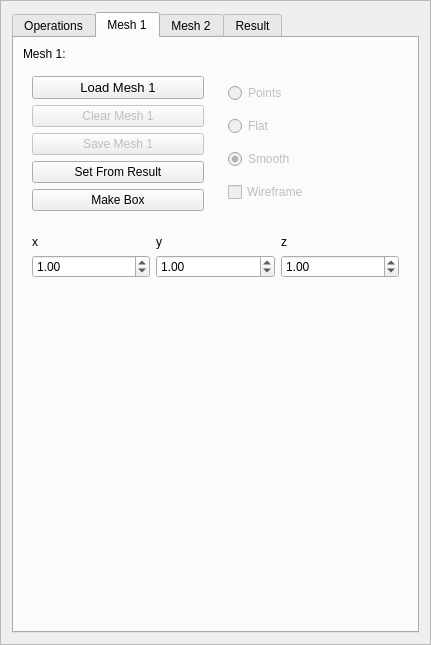
<?xml version="1.0" encoding="UTF-8"?>
<ui version="4.0">
 <class>BooleansManager</class>
 <widget class="QFrame" name="BooleansManager">
  <property name="geometry">
   <rect>
    <x>0</x>
    <y>0</y>
    <width>411</width>
    <height>645</height>
   </rect>
  </property>
  <property name="windowTitle">
   <string>Frame</string>
  </property>
  <property name="frameShape">
   <enum>QFrame::StyledPanel</enum>
  </property>
  <property name="frameShadow">
   <enum>QFrame::Raised</enum>
  </property>
  <layout class="QGridLayout" name="gridLayout_14">
   <item row="0" column="0">
    <widget class="QTabWidget" name="tabWidget">
     <property name="currentIndex">
      <number>1</number>
     </property>
     <widget class="QWidget" name="operationsTab">
      <attribute name="title">
       <string>Operations</string>
      </attribute>
      <layout class="QGridLayout" name="gridLayout_15">
       <item row="3" column="0">
        <widget class="QFrame" name="frame_3">
         <property name="frameShape">
          <enum>QFrame::StyledPanel</enum>
         </property>
         <property name="frameShadow">
          <enum>QFrame::Raised</enum>
         </property>
         <layout class="QGridLayout" name="gridLayout_10">
          <item row="0" column="0">
           <widget class="QCheckBox" name="mesh1CheckBox">
            <property name="text">
             <string>Mesh 1</string>
            </property>
           </widget>
          </item>
          <item row="0" column="1">
           <widget class="QCheckBox" name="mesh2CheckBox">
            <property name="text">
             <string>Mesh 2</string>
            </property>
           </widget>
          </item>
          <item row="0" column="2">
           <widget class="QCheckBox" name="resultCheckBox">
            <property name="text">
             <string>Result</string>
            </property>
           </widget>
          </item>
          <item row="1" column="0">
           <widget class="QLabel" name="label_3">
            <property name="text">
             <string>Translation</string>
            </property>
           </widget>
          </item>
          <item row="2" column="0" colspan="3">
           <widget class="QFrame" name="frame">
            <property name="frameShape">
             <enum>QFrame::StyledPanel</enum>
            </property>
            <property name="frameShadow">
             <enum>QFrame::Raised</enum>
            </property>
            <layout class="QGridLayout" name="gridLayout_2">
             <item row="0" column="1">
              <widget class="QPushButton" name="plusYButton">
               <property name="text">
                <string>+Y</string>
               </property>
              </widget>
             </item>
             <item row="0" column="2">
              <widget class="QPushButton" name="minusZButton">
               <property name="text">
                <string>-Z</string>
               </property>
              </widget>
             </item>
             <item row="1" column="0">
              <widget class="QPushButton" name="minusXButton">
               <property name="text">
                <string>-X</string>
               </property>
              </widget>
             </item>
             <item row="1" column="1">
              <widget class="QDoubleSpinBox" name="stepSpinBox">
               <property name="decimals">
                <number>4</number>
               </property>
               <property name="maximum">
                <double>200.000000000000000</double>
               </property>
               <property name="singleStep">
                <double>0.500000000000000</double>
               </property>
               <property name="value">
                <double>0.500000000000000</double>
               </property>
              </widget>
             </item>
             <item row="1" column="2">
              <widget class="QPushButton" name="plusXButton">
               <property name="text">
                <string>+X</string>
               </property>
              </widget>
             </item>
             <item row="2" column="0">
              <widget class="QPushButton" name="plusZButton">
               <property name="text">
                <string>+Z</string>
               </property>
              </widget>
             </item>
             <item row="2" column="1">
              <widget class="QPushButton" name="minusYButton">
               <property name="text">
                <string>-Y</string>
               </property>
              </widget>
             </item>
            </layout>
           </widget>
          </item>
          <item row="5" column="0">
           <widget class="QLabel" name="label_19">
            <property name="text">
             <string>Scale</string>
            </property>
           </widget>
          </item>
          <item row="3" column="0">
           <widget class="QLabel" name="label_6">
            <property name="text">
             <string>Rotation</string>
            </property>
           </widget>
          </item>
          <item row="4" column="0" colspan="3">
           <widget class="QFrame" name="frame_4">
            <property name="frameShape">
             <enum>QFrame::StyledPanel</enum>
            </property>
            <property name="frameShadow">
             <enum>QFrame::Raised</enum>
            </property>
            <layout class="QGridLayout" name="gridLayout_9">
             <item row="0" column="0" colspan="2">
              <widget class="QLabel" name="label_8">
               <property name="text">
                <string>Axis:</string>
               </property>
              </widget>
             </item>
             <item row="0" column="2">
              <widget class="QLabel" name="label_12">
               <property name="text">
                <string>Angle (Grad)</string>
               </property>
              </widget>
             </item>
             <item row="1" column="0">
              <widget class="QLabel" name="label_9">
               <property name="text">
                <string>X</string>
               </property>
              </widget>
             </item>
             <item row="1" column="1">
              <widget class="QDoubleSpinBox" name="axisXSpinBox">
               <property name="decimals">
                <number>5</number>
               </property>
               <property name="minimum">
                <double>-1.000000000000000</double>
               </property>
               <property name="maximum">
                <double>1.000000000000000</double>
               </property>
               <property name="singleStep">
                <double>0.100000000000000</double>
               </property>
               <property name="value">
                <double>1.000000000000000</double>
               </property>
              </widget>
             </item>
             <item row="1" column="2">
              <widget class="QDoubleSpinBox" name="angleSpinBox">
               <property name="minimum">
                <double>-360.000000000000000</double>
               </property>
               <property name="maximum">
                <double>360.000000000000000</double>
               </property>
               <property name="value">
                <double>90.000000000000000</double>
               </property>
              </widget>
             </item>
             <item row="2" column="0">
              <widget class="QLabel" name="label_10">
               <property name="text">
                <string>Y</string>
               </property>
              </widget>
             </item>
             <item row="2" column="1">
              <widget class="QDoubleSpinBox" name="axisYSpinBox">
               <property name="decimals">
                <number>5</number>
               </property>
               <property name="minimum">
                <double>-1.000000000000000</double>
               </property>
               <property name="maximum">
                <double>1.000000000000000</double>
               </property>
               <property name="singleStep">
                <double>0.100000000000000</double>
               </property>
              </widget>
             </item>
             <item row="2" column="2">
              <widget class="QPushButton" name="rotateButton">
               <property name="text">
                <string>Rotate</string>
               </property>
              </widget>
             </item>
             <item row="3" column="0">
              <widget class="QLabel" name="label_11">
               <property name="text">
                <string>Z</string>
               </property>
              </widget>
             </item>
             <item row="3" column="1">
              <widget class="QDoubleSpinBox" name="axisZSpinBox">
               <property name="decimals">
                <number>5</number>
               </property>
               <property name="minimum">
                <double>-1.000000000000000</double>
               </property>
               <property name="maximum">
                <double>1.000000000000000</double>
               </property>
               <property name="singleStep">
                <double>0.100000000000000</double>
               </property>
              </widget>
             </item>
             <item row="3" column="2">
              <widget class="QPushButton" name="undoRotateButton">
               <property name="enabled">
                <bool>false</bool>
               </property>
               <property name="text">
                <string>Undo</string>
               </property>
              </widget>
             </item>
            </layout>
           </widget>
          </item>
          <item row="6" column="0" colspan="3">
           <widget class="QFrame" name="frame_7">
            <property name="frameShape">
             <enum>QFrame::StyledPanel</enum>
            </property>
            <property name="frameShadow">
             <enum>QFrame::Raised</enum>
            </property>
            <layout class="QGridLayout" name="gridLayout_18">
             <item row="1" column="2">
              <widget class="QDoubleSpinBox" name="scaleZSpinBox">
               <property name="decimals">
                <number>6</number>
               </property>
               <property name="maximum">
                <double>1000000.000000000000000</double>
               </property>
               <property name="value">
                <double>1.000000000000000</double>
               </property>
              </widget>
             </item>
             <item row="0" column="0">
              <widget class="QLabel" name="label_20">
               <property name="text">
                <string>x:</string>
               </property>
              </widget>
             </item>
             <item row="0" column="1">
              <widget class="QLabel" name="label_21">
               <property name="text">
                <string>y:</string>
               </property>
              </widget>
             </item>
             <item row="0" column="2">
              <widget class="QLabel" name="label_22">
               <property name="text">
                <string>z:</string>
               </property>
              </widget>
             </item>
             <item row="1" column="0">
              <widget class="QDoubleSpinBox" name="scaleXSpinBox">
               <property name="decimals">
                <number>6</number>
               </property>
               <property name="maximum">
                <double>100000.000000000000000</double>
               </property>
               <property name="value">
                <double>1.000000000000000</double>
               </property>
              </widget>
             </item>
             <item row="1" column="1">
              <widget class="QDoubleSpinBox" name="scaleYSpinBox">
               <property name="decimals">
                <number>6</number>
               </property>
               <property name="maximum">
                <double>100000.000000000000000</double>
               </property>
               <property name="value">
                <double>1.000000000000000</double>
               </property>
              </widget>
             </item>
             <item row="2" column="2">
              <widget class="QPushButton" name="scalePushButton">
               <property name="text">
                <string>Scale</string>
               </property>
              </widget>
             </item>
            </layout>
           </widget>
          </item>
         </layout>
        </widget>
       </item>
       <item row="2" column="0">
        <widget class="QLabel" name="label_7">
         <property name="text">
          <string>Transformations</string>
         </property>
        </widget>
       </item>
       <item row="0" column="0">
        <widget class="QLabel" name="label_4">
         <property name="text">
          <string>Boolean Operations: </string>
         </property>
        </widget>
       </item>
       <item row="1" column="0">
        <widget class="QFrame" name="frame_2">
         <property name="frameShape">
          <enum>QFrame::StyledPanel</enum>
         </property>
         <property name="frameShadow">
          <enum>QFrame::Raised</enum>
         </property>
         <layout class="QGridLayout" name="gridLayout">
          <item row="0" column="0">
           <widget class="QPushButton" name="intersectionButton">
            <property name="text">
             <string>Intersection</string>
            </property>
           </widget>
          </item>
          <item row="0" column="1">
           <widget class="QPushButton" name="differenceButton">
            <property name="text">
             <string>Difference</string>
            </property>
           </widget>
          </item>
          <item row="0" column="2">
           <widget class="QPushButton" name="unionButton">
            <property name="text">
             <string>Union</string>
            </property>
           </widget>
          </item>
          <item row="0" column="3">
           <widget class="QPushButton" name="mergePushButton">
            <property name="text">
             <string>Merge</string>
            </property>
           </widget>
          </item>
         </layout>
        </widget>
       </item>
       <item row="4" column="0">
        <spacer name="verticalSpacer">
         <property name="orientation">
          <enum>Qt::Vertical</enum>
         </property>
         <property name="sizeHint" stdset="0">
          <size>
           <width>20</width>
           <height>40</height>
          </size>
         </property>
        </spacer>
       </item>
      </layout>
     </widget>
     <widget class="QWidget" name="mesh1Tab">
      <attribute name="title">
       <string>Mesh 1</string>
      </attribute>
      <layout class="QGridLayout" name="gridLayout_11">
       <item row="0" column="0">
        <widget class="QLabel" name="label">
         <property name="text">
          <string>Mesh 1:</string>
         </property>
        </widget>
       </item>
       <item row="1" column="0">
        <widget class="QFrame" name="frame1">
         <layout class="QGridLayout" name="gridLayout_3">
          <item row="0" column="0">
           <widget class="QPushButton" name="loadEigenMeshButton">
            <property name="font">
             <font>
              <pointsize>10</pointsize>
             </font>
            </property>
            <property name="text">
             <string>Load Mesh 1</string>
            </property>
           </widget>
          </item>
          <item row="1" column="0">
           <widget class="QPushButton" name="clearEigenMeshButton">
            <property name="enabled">
             <bool>false</bool>
            </property>
            <property name="text">
             <string>Clear Mesh 1</string>
            </property>
           </widget>
          </item>
          <item row="2" column="0">
           <widget class="QPushButton" name="saveEigenMeshButton">
            <property name="enabled">
             <bool>false</bool>
            </property>
            <property name="text">
             <string>Save Mesh 1</string>
            </property>
           </widget>
          </item>
          <item row="3" column="0">
           <widget class="QPushButton" name="setFromResultButton">
            <property name="text">
             <string>Set From Result</string>
            </property>
           </widget>
          </item>
          <item row="4" column="0">
           <widget class="QPushButton" name="makeBox1PushButton">
            <property name="text">
             <string>Make Box</string>
            </property>
           </widget>
          </item>
         </layout>
        </widget>
       </item>
       <item row="1" column="1">
        <widget class="QFrame" name="frame2">
         <layout class="QGridLayout" name="gridLayout_4">
          <item row="3" column="0">
           <widget class="QCheckBox" name="wireframeEigenMeshCheckBox">
            <property name="enabled">
             <bool>false</bool>
            </property>
            <property name="text">
             <string>Wireframe</string>
            </property>
            <property name="checked">
             <bool>false</bool>
            </property>
           </widget>
          </item>
          <item row="2" column="0">
           <widget class="QRadioButton" name="smoothEigenMeshRadioButton">
            <property name="enabled">
             <bool>false</bool>
            </property>
            <property name="text">
             <string>Smooth</string>
            </property>
            <property name="checked">
             <bool>true</bool>
            </property>
           </widget>
          </item>
          <item row="0" column="0">
           <widget class="QRadioButton" name="pointsEigenMeshRadioButton">
            <property name="enabled">
             <bool>false</bool>
            </property>
            <property name="text">
             <string>Points</string>
            </property>
            <property name="checked">
             <bool>false</bool>
            </property>
           </widget>
          </item>
          <item row="1" column="0">
           <widget class="QRadioButton" name="flatEigenMeshRadioButton">
            <property name="enabled">
             <bool>false</bool>
            </property>
            <property name="text">
             <string>Flat</string>
            </property>
            <property name="checked">
             <bool>false</bool>
            </property>
           </widget>
          </item>
         </layout>
        </widget>
       </item>
       <item row="2" column="0" colspan="2">
        <widget class="QFrame" name="frame_6">
         <property name="frameShape">
          <enum>QFrame::NoFrame</enum>
         </property>
         <property name="frameShadow">
          <enum>QFrame::Plain</enum>
         </property>
         <layout class="QGridLayout" name="gridLayout_17">
          <item row="1" column="2">
           <widget class="QDoubleSpinBox" name="z1SpinBox">
            <property name="maximum">
             <double>10000.000000000000000</double>
            </property>
            <property name="value">
             <double>1.000000000000000</double>
            </property>
           </widget>
          </item>
          <item row="1" column="1">
           <widget class="QDoubleSpinBox" name="y1SpinBox">
            <property name="maximum">
             <double>10000.000000000000000</double>
            </property>
            <property name="value">
             <double>1.000000000000000</double>
            </property>
           </widget>
          </item>
          <item row="1" column="0">
           <widget class="QDoubleSpinBox" name="x1SpinBox">
            <property name="maximum">
             <double>10000.000000000000000</double>
            </property>
            <property name="value">
             <double>1.000000000000000</double>
            </property>
           </widget>
          </item>
          <item row="0" column="0">
           <widget class="QLabel" name="label_16">
            <property name="text">
             <string>x</string>
            </property>
           </widget>
          </item>
          <item row="0" column="1">
           <widget class="QLabel" name="label_17">
            <property name="text">
             <string>y</string>
            </property>
           </widget>
          </item>
          <item row="0" column="2">
           <widget class="QLabel" name="label_18">
            <property name="text">
             <string>z</string>
            </property>
           </widget>
          </item>
         </layout>
        </widget>
       </item>
       <item row="3" column="0">
        <spacer name="verticalSpacer_2">
         <property name="orientation">
          <enum>Qt::Vertical</enum>
         </property>
         <property name="sizeHint" stdset="0">
          <size>
           <width>20</width>
           <height>40</height>
          </size>
         </property>
        </spacer>
       </item>
      </layout>
     </widget>
     <widget class="QWidget" name="mesh2Tab">
      <attribute name="title">
       <string>Mesh 2</string>
      </attribute>
      <layout class="QGridLayout" name="gridLayout_12">
       <item row="1" column="0">
        <widget class="QFrame" name="frame1_2">
         <layout class="QGridLayout" name="gridLayout_5">
          <item row="1" column="0">
           <widget class="QPushButton" name="clearEigenMeshButton_2">
            <property name="enabled">
             <bool>false</bool>
            </property>
            <property name="text">
             <string>Clear Mesh 2</string>
            </property>
           </widget>
          </item>
          <item row="2" column="0">
           <widget class="QPushButton" name="saveEigenMeshButton_2">
            <property name="enabled">
             <bool>false</bool>
            </property>
            <property name="text">
             <string>Save Mesh 2</string>
            </property>
           </widget>
          </item>
          <item row="3" column="0">
           <widget class="QPushButton" name="setFromResultButton_2">
            <property name="text">
             <string>Set From Result</string>
            </property>
           </widget>
          </item>
          <item row="0" column="0">
           <widget class="QPushButton" name="loadEigenMeshButton_2">
            <property name="font">
             <font>
              <pointsize>10</pointsize>
             </font>
            </property>
            <property name="text">
             <string>Load Mesh 2</string>
            </property>
           </widget>
          </item>
          <item row="4" column="0">
           <widget class="QPushButton" name="makeBox2PushButton">
            <property name="text">
             <string>Make Box</string>
            </property>
           </widget>
          </item>
         </layout>
        </widget>
       </item>
       <item row="3" column="0">
        <spacer name="verticalSpacer_3">
         <property name="orientation">
          <enum>Qt::Vertical</enum>
         </property>
         <property name="sizeHint" stdset="0">
          <size>
           <width>20</width>
           <height>40</height>
          </size>
         </property>
        </spacer>
       </item>
       <item row="0" column="0">
        <widget class="QLabel" name="label_2">
         <property name="text">
          <string>Mesh 2:</string>
         </property>
        </widget>
       </item>
       <item row="1" column="1">
        <widget class="QFrame" name="frame2_2">
         <layout class="QGridLayout" name="gridLayout_6">
          <item row="3" column="0">
           <widget class="QCheckBox" name="wireframeEigenMeshCheckBox_2">
            <property name="enabled">
             <bool>false</bool>
            </property>
            <property name="text">
             <string>Wireframe</string>
            </property>
            <property name="checked">
             <bool>false</bool>
            </property>
           </widget>
          </item>
          <item row="2" column="0">
           <widget class="QRadioButton" name="smoothEigenMeshRadioButton_2">
            <property name="enabled">
             <bool>false</bool>
            </property>
            <property name="text">
             <string>Smooth</string>
            </property>
            <property name="checked">
             <bool>true</bool>
            </property>
           </widget>
          </item>
          <item row="0" column="0">
           <widget class="QRadioButton" name="pointsEigenMeshRadioButton_2">
            <property name="enabled">
             <bool>false</bool>
            </property>
            <property name="text">
             <string>Points</string>
            </property>
            <property name="checked">
             <bool>false</bool>
            </property>
           </widget>
          </item>
          <item row="1" column="0">
           <widget class="QRadioButton" name="flatEigenMeshRadioButton_2">
            <property name="enabled">
             <bool>false</bool>
            </property>
            <property name="text">
             <string>Flat</string>
            </property>
            <property name="checked">
             <bool>false</bool>
            </property>
           </widget>
          </item>
         </layout>
        </widget>
       </item>
       <item row="2" column="0" colspan="2">
        <widget class="QFrame" name="frame_5">
         <property name="frameShape">
          <enum>QFrame::NoFrame</enum>
         </property>
         <property name="frameShadow">
          <enum>QFrame::Plain</enum>
         </property>
         <layout class="QGridLayout" name="gridLayout_16">
          <item row="1" column="2">
           <widget class="QDoubleSpinBox" name="z2SpinBox">
            <property name="maximum">
             <double>10000.000000000000000</double>
            </property>
            <property name="value">
             <double>1.000000000000000</double>
            </property>
           </widget>
          </item>
          <item row="1" column="1">
           <widget class="QDoubleSpinBox" name="y2SpinBox">
            <property name="maximum">
             <double>10000.000000000000000</double>
            </property>
            <property name="value">
             <double>1.000000000000000</double>
            </property>
           </widget>
          </item>
          <item row="1" column="0">
           <widget class="QDoubleSpinBox" name="x2SpinBox">
            <property name="maximum">
             <double>10000.000000000000000</double>
            </property>
            <property name="value">
             <double>1.000000000000000</double>
            </property>
           </widget>
          </item>
          <item row="0" column="0">
           <widget class="QLabel" name="label_13">
            <property name="text">
             <string>x</string>
            </property>
           </widget>
          </item>
          <item row="0" column="1">
           <widget class="QLabel" name="label_14">
            <property name="text">
             <string>y</string>
            </property>
           </widget>
          </item>
          <item row="0" column="2">
           <widget class="QLabel" name="label_15">
            <property name="text">
             <string>z</string>
            </property>
           </widget>
          </item>
         </layout>
        </widget>
       </item>
      </layout>
     </widget>
     <widget class="QWidget" name="resultTab">
      <attribute name="title">
       <string>Result</string>
      </attribute>
      <layout class="QGridLayout" name="gridLayout_13">
       <item row="0" column="0">
        <widget class="QLabel" name="label_5">
         <property name="text">
          <string>Result</string>
         </property>
        </widget>
       </item>
       <item row="1" column="0">
        <widget class="QFrame" name="frame1_3">
         <layout class="QGridLayout" name="gridLayout_8">
          <item row="1" column="0">
           <widget class="QPushButton" name="saveEigenMeshButton_3">
            <property name="enabled">
             <bool>false</bool>
            </property>
            <property name="text">
             <string>Save Result</string>
            </property>
           </widget>
          </item>
          <item row="0" column="0">
           <widget class="QPushButton" name="clearEigenMeshButton_3">
            <property name="enabled">
             <bool>false</bool>
            </property>
            <property name="text">
             <string>Clear Result</string>
            </property>
           </widget>
          </item>
         </layout>
        </widget>
       </item>
       <item row="1" column="1">
        <widget class="QFrame" name="frame2_3">
         <layout class="QGridLayout" name="gridLayout_7">
          <item row="3" column="0">
           <widget class="QCheckBox" name="wireframeEigenMeshCheckBox_3">
            <property name="enabled">
             <bool>false</bool>
            </property>
            <property name="text">
             <string>Wireframe</string>
            </property>
            <property name="checked">
             <bool>false</bool>
            </property>
           </widget>
          </item>
          <item row="2" column="0">
           <widget class="QRadioButton" name="smoothEigenMeshRadioButton_3">
            <property name="enabled">
             <bool>false</bool>
            </property>
            <property name="text">
             <string>Smooth</string>
            </property>
            <property name="checked">
             <bool>true</bool>
            </property>
           </widget>
          </item>
          <item row="0" column="0">
           <widget class="QRadioButton" name="pointsEigenMeshRadioButton_3">
            <property name="enabled">
             <bool>false</bool>
            </property>
            <property name="text">
             <string>Points</string>
            </property>
            <property name="checked">
             <bool>false</bool>
            </property>
           </widget>
          </item>
          <item row="1" column="0">
           <widget class="QRadioButton" name="flatEigenMeshRadioButton_3">
            <property name="enabled">
             <bool>false</bool>
            </property>
            <property name="text">
             <string>Flat</string>
            </property>
            <property name="checked">
             <bool>false</bool>
            </property>
           </widget>
          </item>
         </layout>
        </widget>
       </item>
       <item row="2" column="0">
        <spacer name="verticalSpacer_4">
         <property name="orientation">
          <enum>Qt::Vertical</enum>
         </property>
         <property name="sizeHint" stdset="0">
          <size>
           <width>20</width>
           <height>40</height>
          </size>
         </property>
        </spacer>
       </item>
      </layout>
     </widget>
    </widget>
   </item>
  </layout>
 </widget>
 <resources/>
 <connections/>
</ui>
